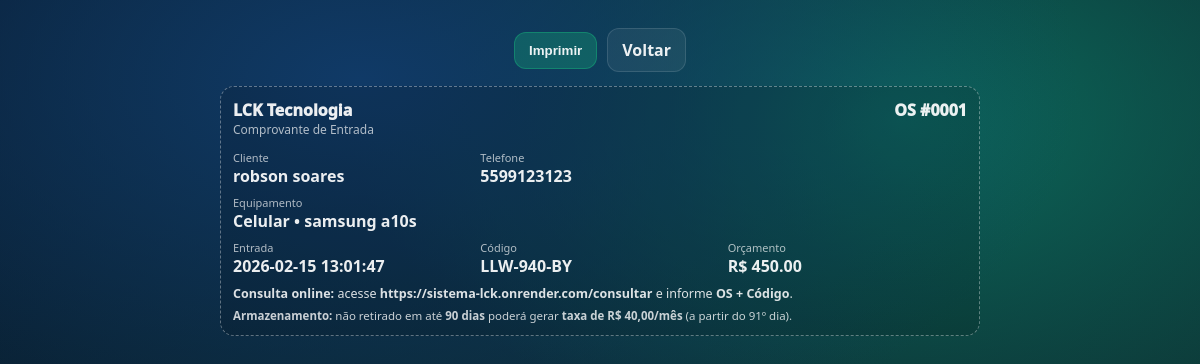
The page /os/1/comprovante (signed in) on the database its author committed.
### tables this page shows
CREATE TABLE os (
        id INTEGER PRIMARY KEY AUTOINCREMENT,
        data_entrada TEXT,
        status TEXT DEFAULT 'aberta',

        cliente_nome TEXT,
        cliente_fone TEXT,
        cliente_cpf TEXT,
        cliente_endereco TEXT,
        cliente_email TEXT,

        tipo TEXT,
        equipamento TEXT,

        checklist_json TEXT,
        relato_cliente TEXT,
        diagnostico_tecnico TEXT,

        valor_orcado REAL DEFAULT 0,
        valor_pago REAL DEFAULT 0,
        data_pagamento TEXT,

        codigo_consulta TEXT
    );

### app.py (the view)
@app.get("/os/<int:os_id>/comprovante")
@login_required
def os_comprovante(os_id):
    conn = get_db()
    os_row = conn.execute("SELECT * FROM os WHERE id = ?", (os_id,)).fetchone()
    conn.close()
    if not os_row:
        abort(404)
    site_consulta = "https://sistema-lck.onrender.com/consultar"
    return render_template("os_comprovante.html", os=os_row, site_consulta=site_consulta)

### app.py (called while the page is built)
def get_db():
    conn = sqlite3.connect(DB_PATH)
    conn.row_factory = sqlite3.Row
    return conn

@app.before_request
def startup():
    if not os.path.exists(DB_PATH):
        try:
            app._db_ready = False
        except Exception:
            pass
    if not getattr(app, "_db_ready", False):
        ensure_tables()
        app._db_ready = True
        print(f"✅ DB em uso: {DB_PATH}")

def login_required(fn):
    @wraps(fn)
    def wrapper(*args, **kwargs):
        if not session.get("user_id"):
            return redirect(url_for("login"))
        return fn(*args, **kwargs)
    return wrapper

@app.context_processor
def inject_helpers():
    def pad_os(n: int) -> str:
        try:
            return str(int(n)).zfill(4)
        except Exception:
            return "0000"
    return dict(
        pad_os=pad_os,
        STATUS_LABEL=STATUS_LABEL,
        STATUS_CLASS=STATUS_CLASS,
        CHECKLIST_LABELS=CHECKLIST_LABELS
    )

### templates/os_comprovante.html
{% extends "base.html" %}
{% block content %}
<div class="container print-wrap">
  <div class="no-print print-actions" style="justify-content:center;">
    <button class="btn btn-green" onclick="window.print()">Imprimir</button>
    <a class="btn btn-ghost" href="{{ url_for('os_detalhe', os_id=os.id) }}">Voltar</a>
  </div>
  <div class="ticket-strip ticket-compact">
    <div class="t-head">
      <div>
        <div class="t-title">LCK Tecnologia</div>
        <div class="t-sub">Comprovante de Entrada</div>
      </div>
      <div class="t-os">OS #{{ pad_os(os.id) }}</div>
    </div>
    <div class="t-grid">
      <div><span>Cliente</span><b>{{ os.cliente_nome }}</b></div>
      <div><span>Telefone</span><b>{{ os.cliente_fone or "-" }}</b></div>
      <div class="full"><span>Equipamento</span><b>{{ os.tipo }} • {{ os.equipamento }}</b></div>
      <div><span>Entrada</span><b>{{ os.data_entrada }}</b></div>
      <div><span>Código</span><b>{{ os.codigo_consulta }}</b></div>
      <div><span>Orçamento</span><b>R$ {{ "%.2f"|format(os.valor_orcado or 0) }}</b></div>
    </div>
    <div class="t-note">
      <b>Consulta online:</b> acesse <b>{{ site_consulta }}</b> e informe <b>OS + Código</b>.
    </div>
    <div class="t-tiny">
      <b>Armazenamento:</b> não retirado em até <b>90 dias</b> poderá gerar <b>taxa de R$ 40,00/mês</b> (a partir do 91º dia).
    </div>
  </div>
</div>
{% endblock %}

### static/style.css (style rules this page uses)
:root { --bg1:#081a2c; --bg2:#0e3f3b; --card: rgba(255,255,255,.08); --card2: rgba(255,255,255,.06); --stroke: rgba(255,255,255,.12); --text: rgba(255,255,255,.92); --muted: rgba(255,255,255,.68); --shadow: 0 20px 70px rgba(0,0,0,.35); }
* { box-sizing:border-box }
body { margin:0; font-family: system-ui, -apple-system, Segoe UI, Roboto, Arial, sans-serif; color: var(--text); background: radial-gradient(1200px 700px at 30% 10%, #103a67 0%, transparent 60%), radial-gradient(1000px 600px at 75% 15%, #0c6a5b 0%, transparent 55%), linear-gradient(120deg, var(--bg1), var(--bg2)); min-height:100vh; }
a { color:inherit; text-decoration:none }
.container { padding:28px 18px; margin:0 auto }
.btn { border:1px solid var(--stroke); background: rgba(255,255,255,.08); color: var(--text); padding:10px 14px; border-radius:12px; cursor:pointer; font-weight:800; }
.btn-green { background: rgba(24, 204, 128, .25); border-color: rgba(24,204,128,.35) }
.btn-ghost { background: rgba(255,255,255,.06) }
.print-actions { display:flex; gap:10px; justify-content:flex-start; align-items:center; margin: 10px 0 14px 0; }
.print-wrap, .print-paper { width: 100%; max-width: none; padding: 18px; margin: 0; }
.ticket-compact { padding: 12px; }
.ticket-compact .t-grid { grid-template-columns: 1fr 1fr 1fr; gap: 8px; }
.ticket-compact .t-note { margin-top: 8px; }
.ticket-compact .t-tiny { margin-top: 6px; }
.ticket-strip { width: 100%; max-width: 760px; margin: 0 auto; border:1px dashed rgba(255,255,255,.35); border-radius:14px; padding:14px; background: rgba(0,0,0,.12); }
.t-head { display:flex; justify-content:space-between; gap:12px; align-items:flex-start }
.t-title { font-weight:950; font-size:16px }
.t-sub { font-size:12px; color:var(--muted) }
.t-os { font-weight:950; font-size:16px }
.t-grid { display:grid; grid-template-columns: 1fr 1fr 1fr; gap:10px; margin-top:12px; }
.t-grid .full { grid-column:1/-1 }
.t-grid span { display:block; font-size:11px; color:var(--muted) }
.t-note { margin-top:10px; font-size:12.5px; color: rgba(255,255,255,.86) }
.t-tiny { margin-top:8px; font-size:11.5px; color: rgba(255,255,255,.78) }
.ticket-compact { padding:12px }
.ticket-compact .t-grid { gap:8px }
.ticket-compact .t-note { margin-top:8px }
.ticket-compact .t-tiny { margin-top:6px }

### rows shown on the page
os: id "0001", cliente_nome "robson soares", cliente_fone "5599123123", tipo "Celular", equipamento "samsung a10s", data_entrada "2026-02-15 13:01:47", codigo_consulta "LLW-940-BY", valor_orcado "450.00"

### other values the page prints
{{ site_consulta }} "https://sistema-lck.onrender.com/consultar"
